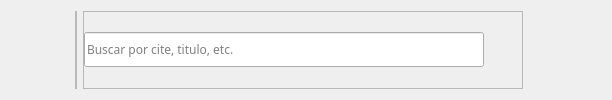
        <widget class="QWidget" name="headerContainer" native="true">
         <property name="styleSheet">
          <string notr="true">QPushButton:hover {
    background-color: #b5b5b5;
}

/* Cuando se hace clic */
QPushButton:pressed {
    background-color: #9f9f9f;
}

QPushButton{
	border-radius: 5px;
}
</string>
         </property>
         <layout class="QHBoxLayout" name="horizontalLayout_3">
          <property name="leftMargin">
           <number>11</number>
          </property>
          <item alignment="Qt::AlignLeft">
           <widget class="QFrame" name="frame">
            <property name="styleSheet">
             <string notr="true"/>
            </property>
            <layout class="QHBoxLayout" name="horizontalLayout_10">
             <item>
              <widget class="QPushButton" name="btn_menu">
               <property name="font">
                <font>
                 <pointsize>11</pointsize>
                </font>
               </property>
               <property name="toolTip">
                <string>Menú</string>
               </property>
               <property name="text">
                <string/>
               </property>
               <property name="icon">
                <iconset resource="../../SISTEMA VER. 0/assets/resources.qrc">
                 <normaloff>:/white_icons/iconos/menu.svg</normaloff>:/white_icons/iconos/menu.svg</iconset>
               </property>
               <property name="iconSize">
                <size>
                 <width>24</width>
                 <height>24</height>
                </size>
               </property>
               <property name="checkable">
                <bool>true</bool>
               </property>
               <property name="autoExclusive">
                <bool>false</bool>
               </property>
              </widget>
             </item>
            </layout>
           </widget>
          </item>
          <item>
           <widget class="QFrame" name="frame_4">
            <property name="frameShape">
             <enum>QFrame::StyledPanel</enum>
            </property>
            <property name="frameShadow">
             <enum>QFrame::Raised</enum>
            </property>
            <layout class="QHBoxLayout" name="horizontalLayout_5">
             <property name="spacing">
              <number>6</number>
             </property>
             <property name="leftMargin">
              <number>0</number>
             </property>
             <property name="topMargin">
              <number>0</number>
             </property>
             <property name="rightMargin">
              <number>0</number>
             </property>
             <property name="bottomMargin">
              <number>0</number>
             </property>
            </layout>
           </widget>
          </item>
          <item alignment="Qt::AlignHCenter">
           <widget class="QFrame" name="frame_5">
            <property name="styleSheet">
             <string notr="true"/>
            </property>
            <property name="inputMethodHints">
             <set>Qt::ImhNone</set>
            </property>
            <property name="frameShape">
             <enum>QFrame::StyledPanel</enum>
            </property>
            <property name="frameShadow">
             <enum>QFrame::Raised</enum>
            </property>
            <layout class="QHBoxLayout" name="horizontalLayout_6">
             <property name="spacing">
              <number>6</number>
             </property>
             <property name="leftMargin">
              <number>0</number>
             </property>
             <property name="topMargin">
              <number>0</number>
             </property>
             <property name="rightMargin">
              <number>0</number>
             </property>
             <property name="bottomMargin">
              <number>0</number>
             </property>
             <item>
              <widget class="QLineEdit" name="lineEdit">
               <property name="minimumSize">
                <size>
                 <width>400</width>
                 <height>35</height>
                </size>
               </property>
               <property name="maximumSize">
                <size>
                 <width>16777215</width>
                 <height>16777215</height>
                </size>
               </property>
               <property name="font">
                <font>
                 <family>Century Gothic</family>
                 <pointsize>9</pointsize>
                </font>
               </property>
               <property name="toolTip">
                <string>Búsqueda de los datos Documentos</string>
               </property>
               <property name="placeholderText">
                <string>Buscar por cite, titulo, etc.</string>
               </property>
              </widget>
             </item>
             <item>
              <widget class="QPushButton" name="btn_buscar">
               <property name="toolTip">
                <string>Buscar</string>
               </property>
               <property name="text">
                <string/>
               </property>
               <property name="icon">
                <iconset resource="../../SISTEMA VER. 0/assets/resources.qrc">
                 <normaloff>:/white_icons/iconos/search.svg</normaloff>:/white_icons/iconos/search.svg</iconset>
               </property>
               <property name="iconSize">
                <size>
                 <width>24</width>
                 <height>24</height>
                </size>
               </property>
              </widget>
             </item>
            </layout>
           </widget>
          </item>
          <item alignment="Qt::AlignRight">
           <widget class="QFrame" name="frame_6">
            <layout class="QHBoxLayout" name="horizontalLayout_4">
             <property name="spacing">
              <number>8</number>
             </property>
             <property name="leftMargin">
              <number>0</number>
             </property>
             <property name="topMargin">
              <number>0</number>
             </property>
             <property name="rightMargin">
              <number>0</number>
             </property>
             <property name="bottomMargin">
              <number>0</number>
             </property>
             <item>
              <widget class="QPushButton" name="btn_notif">
               <property name="text">
                <string/>
               </property>
               <property name="icon">
                <iconset resource="../../SISTEMA VER. 0/assets/resources.qrc">
                 <normaloff>:/white_icons/iconos/user.svg</normaloff>:/white_icons/iconos/user.svg</iconset>
               </property>
               <property name="iconSize">
                <size>
                 <width>24</width>
                 <height>24</height>
                </size>
               </property>
               <property name="checkable">
                <bool>true</bool>
               </property>
               <property name="autoExclusive">
                <bool>false</bool>
               </property>
              </widget>
             </item>
             <item>
              <widget class="QPushButton" name="btn_usuario">
               <property name="toolTip">
                <string>Más Opciones</string>
               </property>
               <property name="text">
                <string/>
               </property>
               <property name="icon">
                <iconset resource="../../SISTEMA VER. 0/assets/resources.qrc">
                 <normaloff>:/white_icons/iconos/user.svg</normaloff>:/white_icons/iconos/user.svg</iconset>
               </property>
               <property name="iconSize">
                <size>
                 <width>24</width>
                 <height>24</height>
                </size>
               </property>
               <property name="checkable">
                <bool>true</bool>
               </property>
               <property name="autoExclusive">
                <bool>false</bool>
               </property>
              </widget>
             </item>
            </layout>
           </widget>
          </item>
         </layout>
        </widget>
